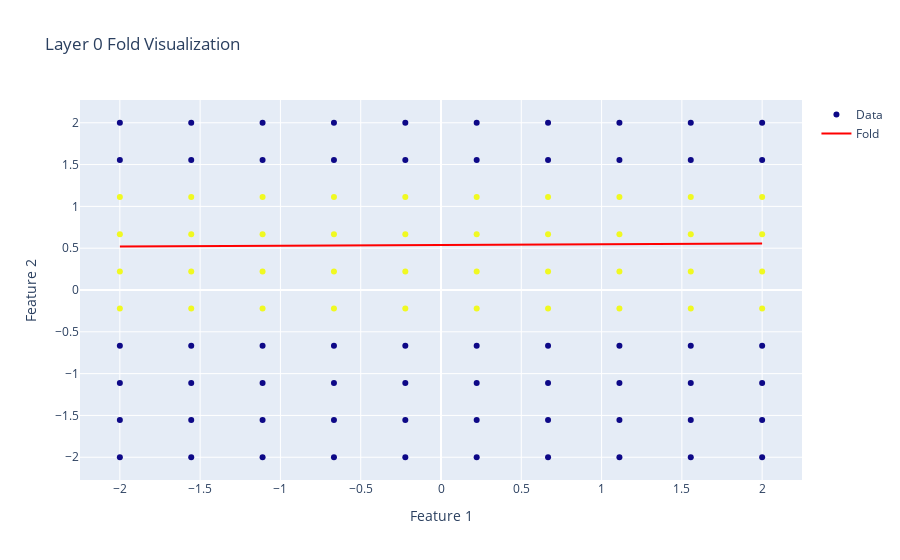

Notebook code for this chart:
### Code cell
# Visualize folds at each layer
# reimport("from models.pytorch_model_old import OrigamiNetwork", globals())
reimport("from vis_helpers import *", globals())
for layer_index in range(layers):
    plot_folds(test, layer_index=layer_index, use_plotly=True)
